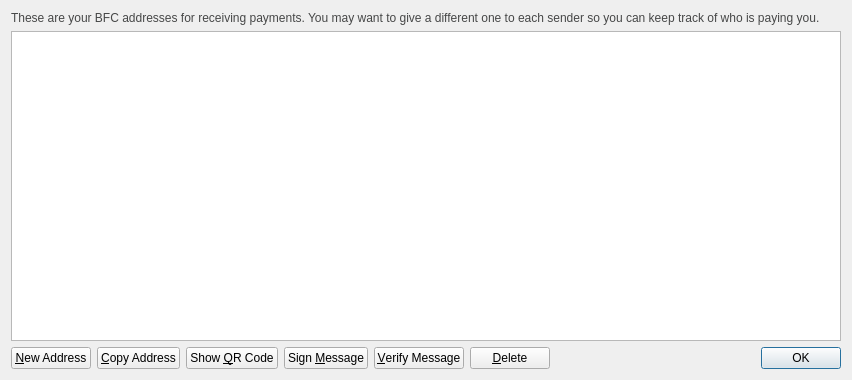
<?xml version="1.0" encoding="UTF-8"?>
<ui version="4.0">
 <class>AddressBookPage</class>
 <widget class="QWidget" name="AddressBookPage">
  <property name="geometry">
   <rect>
    <x>0</x>
    <y>0</y>
    <width>852</width>
    <height>380</height>
   </rect>
  </property>
  <property name="windowTitle">
   <string>Address Book</string>
  </property>
  <layout class="QVBoxLayout" name="verticalLayout">
   <item>
    <widget class="QLabel" name="labelExplanation">
     <property name="styleSheet">
      <string notr="true">#labelExplanation { color: #464747; }</string>
     </property>
     <property name="text">
      <string>These are your BFC addresses for receiving payments. You may want to give a different one to each sender so you can keep track of who is paying you.</string>
     </property>
     <property name="textFormat">
      <enum>Qt::PlainText</enum>
     </property>
     <property name="wordWrap">
      <bool>true</bool>
     </property>
    </widget>
   </item>
   <item>
    <widget class="QTableView" name="tableView">
     <property name="contextMenuPolicy">
      <enum>Qt::CustomContextMenu</enum>
     </property>
     <property name="toolTip">
      <string>Double-click to edit address or label</string>
     </property>
     <property name="tabKeyNavigation">
      <bool>false</bool>
     </property>
     <property name="alternatingRowColors">
      <bool>true</bool>
     </property>
     <property name="selectionMode">
      <enum>QAbstractItemView::SingleSelection</enum>
     </property>
     <property name="selectionBehavior">
      <enum>QAbstractItemView::SelectRows</enum>
     </property>
     <property name="sortingEnabled">
      <bool>true</bool>
     </property>
     <attribute name="verticalHeaderVisible">
      <bool>false</bool>
     </attribute>
    </widget>
   </item>
   <item>
    <layout class="QHBoxLayout" name="horizontalLayout">
     <item>
      <widget class="QPushButton" name="newAddressButton">
       <property name="toolTip">
        <string>Create a new address</string>
       </property>
       <property name="text">
        <string>&amp;New Address</string>
       </property>
       <property name="icon">
        <iconset resource="../bitcoin.qrc">
         <normaloff>:/icons/add</normaloff>:/icons/add</iconset>
       </property>
      </widget>
     </item>
     <item>
      <widget class="QPushButton" name="copyToClipboard">
       <property name="toolTip">
        <string>Copy the currently selected address to the system clipboard</string>
       </property>
       <property name="text">
        <string>&amp;Copy Address</string>
       </property>
       <property name="icon">
        <iconset resource="../bitcoin.qrc">
         <normaloff>:/icons/editcopy</normaloff>:/icons/editcopy</iconset>
       </property>
      </widget>
     </item>
     <item>
      <widget class="QPushButton" name="showQRCode">
       <property name="text">
        <string>Show &amp;QR Code</string>
       </property>
       <property name="icon">
        <iconset resource="../bitcoin.qrc">
         <normaloff>:/icons/qrcode</normaloff>:/icons/qrcode</iconset>
       </property>
      </widget>
     </item>
     <item>
      <widget class="QPushButton" name="signMessage">
       <property name="toolTip">
        <string>Sign a message to prove you own a SkyDogeCoin address</string>
       </property>
       <property name="text">
        <string>Sign &amp;Message</string>
       </property>
       <property name="icon">
        <iconset resource="../bitcoin.qrc">
         <normaloff>:/icons/edit</normaloff>:/icons/edit</iconset>
       </property>
      </widget>
     </item>
     <item>
      <widget class="QPushButton" name="verifyMessage">
       <property name="toolTip">
        <string>Verify a message to ensure it was signed with a specified SkyDogeCoin address</string>
       </property>
       <property name="text">
        <string>&amp;Verify Message</string>
       </property>
       <property name="icon">
        <iconset resource="../bitcoin.qrc">
         <normaloff>:/icons/transaction_0</normaloff>:/icons/transaction_0</iconset>
       </property>
      </widget>
     </item>
     <item>
      <widget class="QPushButton" name="deleteButton">
       <property name="toolTip">
        <string>Delete the currently selected address from the list</string>
       </property>
       <property name="text">
        <string>&amp;Delete</string>
       </property>
       <property name="icon">
        <iconset resource="../bitcoin.qrc">
         <normaloff>:/icons/remove</normaloff>:/icons/remove</iconset>
       </property>
      </widget>
     </item>
     <item>
      <spacer name="horizontalSpacer">
       <property name="orientation">
        <enum>Qt::Horizontal</enum>
       </property>
       <property name="sizeHint" stdset="0">
        <size>
         <width>40</width>
         <height>20</height>
        </size>
       </property>
      </spacer>
     </item>
     <item>
      <widget class="QDialogButtonBox" name="buttonBox">
       <property name="sizePolicy">
        <sizepolicy hsizetype="Maximum" vsizetype="Fixed">
         <horstretch>0</horstretch>
         <verstretch>0</verstretch>
        </sizepolicy>
       </property>
       <property name="standardButtons">
        <set>QDialogButtonBox::Ok</set>
       </property>
      </widget>
     </item>
    </layout>
   </item>
  </layout>
 </widget>
 <resources>
  <include location="../bitcoin.qrc"/>
 </resources>
 <connections/>
</ui>
